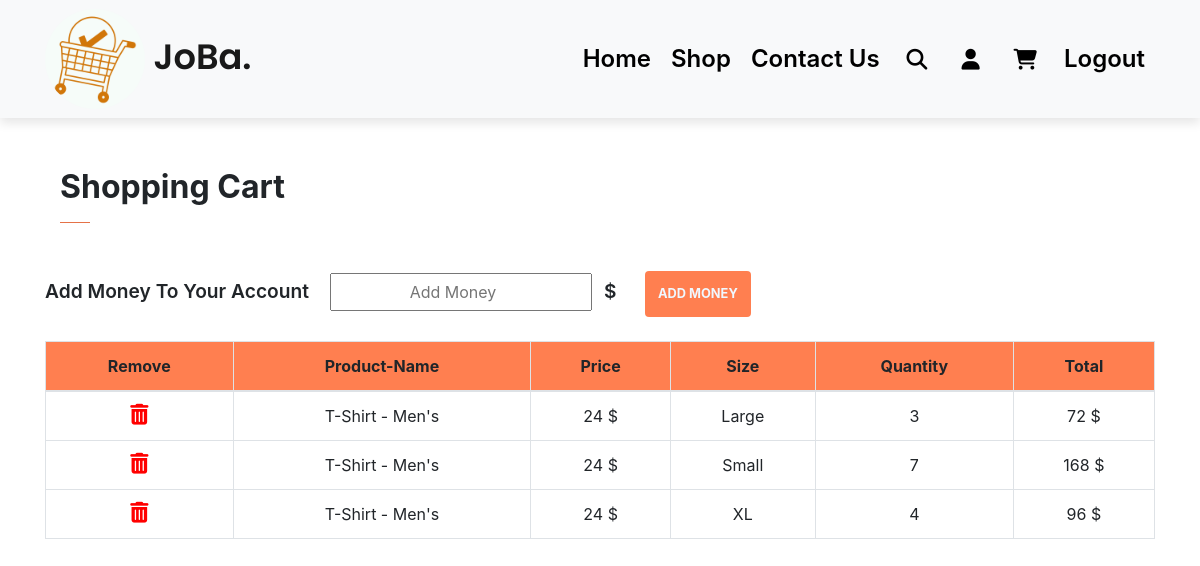
Screenshot of /cart (signed in) with the database file from the repository.
### JoBa/models.py (models this page shows)
class Product(db.Model):
    id = db.Column(db.Integer, primary_key=True)
    date = db.Column(db.DateTime(timezone= True), default=func.now())
    product_name = db.Column(db.String(1000))
    product_price = db.Column(db.Integer)
    size = db.Column(db.String(1000))
    quantity = db.Column(db.Integer)
    user_id = db.Column(db.Integer, db.ForeignKey('user.id'))

### JoBa/views.py (the view, shortened to what this page needs)
@views.route("/cart", methods=["GET", "POST"])
@login_required
def cart():
    if request.method == "GET":
        return render_template("cart.html", title="JoBa-Cart", user=current_user)

### JoBa/__init__.py (called while the page is built)
def create_app():
    app = Flask(__name__)
    app.config["SECRET_KEY"] = "yousefsoftware2002engineer98"  # Use to secret you login session and your website date
    app.config["SQLALCHEMY_DATABASE_URI"] = f"sqlite:///{DB_Name}"
    db.init_app(app)
    from .views import views
    from .auth import auth
    app.register_blueprint(views, url_prefix="/")
    app.register_blueprint(auth, url_prefix="/")
    from .models import User, Product
    with app.app_context():
        db.create_all()
    login_manager = LoginManager()
    login_manager.login_view = "auth.login"
    login_manager.init_app(app)
    @login_manager.user_loader
    def load_user(id):
        return User.query.get(int(id))
    return app

### JoBa/templates/cart.html (shortened to what this page needs)
<!DOCTYPE html>
<html lang="en">
<head>
    <link rel="stylesheet" href="{{ url_for('static', filename='css/style.css')}}">
    <link rel="stylesheet" href="https://cdnjs.cloudflare.com/ajax/libs/font-awesome/6.2.0/css/all.min.css">
    <link rel="stylesheet" href="https://cdn.jsdelivr.net/npm/bootstrap@4.6.2/dist/css/bootstrap.min.css">    <link rel="stylesheet" href="https://cdnjs.cloudflare.com/ajax/libs/font-awesome/6.2.0/css/all.min.css">
</head>
<body>
  <nav class="navbar navbar-expand-lg navbar-light bg-light py-1 fixed-top">
    <div class="container">
      <a class="navbar-brand" href="/">
        <img src="static/images/logo/white.png" alt="logo" class="nav-logo">
        JoBa.
      </a>
      <div class="collapse navbar-collapse" id="navbarSupportedContent">
        <ul class="navbar-nav ml-auto">
          {% if user.is_authenticated %}
              <li class="nav-item">
                <a class="nav-link" href="/">Home</a>
              </li>
              <li class="nav-item">
                <a class="nav-link" href="shop1">Shop</a>
              </li>
              <li class="nav-item">
                <a class="nav-link" href="contact_us">Contact Us</a>
              </li>
              <li class="nav-item">
                <a class="nav-link"><i class="fa-solid fa-magnifying-glass"></i></a>
              </li>
              <li class="nav-item">
                <a class="nav-link" href="profile"><i class="fa-solid fa-user"></i></a>
              </li>
              <li class="nav-item">
                <a class="nav-link" href="cart"><i class="fa-solid fa-cart-shopping"></i></a>
              </li>
              <li class="nav-item">
                <a class="nav-link" href="logout">Logout</a>
              </li>
            {% endif %}
        </ul>
      </div>
    </div>
  </nav>
  <div class="container ">
        <div class="container pt-5">
        <h2 class="font-weight-bold">Shopping Cart</h2>
        <hr>
        </div>
        <form method="POST" class="money-form mt-5 mb-4">
            <div class="form-group">
                <label class="form-label money-label" for="money">Add Money To Your Account</label>
                <input name="money" type="number" id="money" placeholder="Add Money" class="money-input ml-3"></input>
                <label class="form-label money-label mx-2" for="Dollar">$</label>
                <button class="money-btn btn ml-3">Add Money</button>
            </div>
        </form>
        <table class="table table-bordered" style="text-align: center;">
            <thead>
              <tr style="background-color:coral;">
                <th scope="col">Remove</th>
                <th scope="col">Product-Name</th>
                <th scope="col">Price</th>
                <th scope="col">Size</th>
                <th scope="col">Quantity</th>
                <th scope="col">Total</th>
              </tr>
            </thead>
            <tbody>
              {% for product in user.products %}
                <tr>
                  <th scope="row" onclick="deleteProduct({{ product.id }})"><i class="fa-solid fa-trash-can" style="font-size:1.3rem;"></i></th>
                  <td>{{ product.product_name}}</td>
                  <td>{{ product.product_price}} $</td>
                  <td>{{ product.size}}</td>
                  <td>{{ product.quantity}}</td>
                  <td>{{ product.quantity *  product.product_price }} $</td>
                </tr>
              {% endfor %}
            </tbody>
          </table>
 </div>
</body>
</html>

### JoBa/static/css/style.css (style rules this page uses)
* { margin: 0; padding: 0; box-sizing: border-box; }
body { font-family: 'Poppins', sans-serif; }
h2 { font-size: 1.8rem; font-weight: 600; }
button.btn { font-size: 0.8rem; font-weight: 700; outline: none; border: none; padding: 13px; text-transform: uppercase; background-color: #1d1d1d; color: aliceblue; cursor: pointer; transition: 0.3s ease; }
hr { width: 30px; height: 2px; background-color: coral; }
.navbar { font-size: 20px; top: 0; left: 0; box-shadow: 0 5px 10px rgba(0,0,0,0.1); }
.nav-logo { width: 100px; height: 100px; border-radius: 50%; }
.navbar-light .navbar-brand { font-size: 2.2rem; font-weight: 600; font-family: 'Poppins', sans-serif; }
.navbar-light .navbar-collapse .navbar-nav .nav-link { color: black; padding: 0 20px; transition: 0.3s ease; }
.navbar i { padding: 0 7px; font-size: 1.3rem; cursor: pointer; transition: 0.3s ease; }
.navbar-light .navbar-collapse .navbar-nav .nav-link { padding: 10px; font-size: 1.5rem; font-weight: 600; }
.money-form .money-label { font-size: 1.2rem; font-weight: 600; }
.money-form .money-input { text-align: center; padding: 5px; }
.money-form .money-btn { background-color: coral; }
.fa-trash-alt:before, .fa-trash-can:before { content: "\f2ed"; color: red; cursor: pointer; }

### rows the page displays
Product: product_name "T-Shirt - Men's", product_price "24", size "Large", quantity "3", product.quantity*product.product_price "72"
Product: product_name "T-Shirt - Men's", product_price "24", size "Small", quantity "7", product.quantity*product.product_price "168"
Product: product_name "T-Shirt - Men's", product_price "24", size "XL", quantity "4", product.quantity*product.product_price "96"
